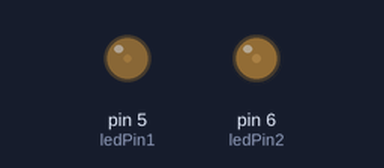
A sketch run on a simulated Arduino Uno, built with avr-gcc and run on an emulated ATmega328P. Parts: output pins drawn as LEDs (lit = HIGH).

Above: at 0.15 s.
At 9.77 s:
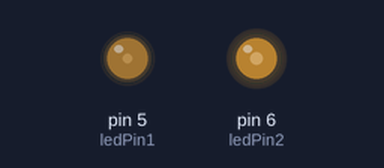
At 19.69 s:
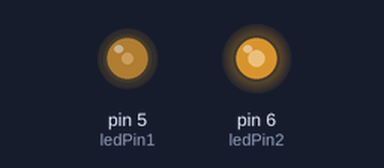
At 39.57 s:
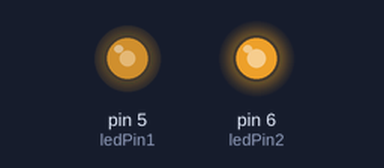
Timing chart, 0 to 40.0 s (numbered marks = the images above):
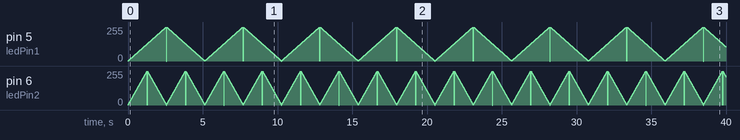

The sketch:

Analog_LED_Fading.ino
```cpp
const int ledPin1 = 5;
const int ledPin2 = 6;

int brightness1 = 0;
int brightness2 = 0;

int fadeOff1 = 0;
int fadeOff2 = 0;

void setup()
{
    pinMode(ledPin1, OUTPUT);
    pinMode(ledPin2, OUTPUT);
}

void loop()
{
    analogWrite(ledPin1, brightness1);
    analogWrite(ledPin2, brightness2);
    if (brightness1 > 255)
    {
        fadeOff1 = 1;
    }
    else if (!brightness1)
    {
        fadeOff1 = 0;
    }
    if (brightness2 > 255)
    {
        fadeOff2 = 1;
    }
    else if (!brightness2)
    {
        fadeOff2 = 0;
    }
    (!fadeOff1) ? brightness1++ : brightness1--;
    (!fadeOff2) ? brightness2 += 2 : brightness2 -= 2;
    delay(10);
}
```

Measured:
- by itself, pin 6 (ledPin2): moves between 0/255 and 254/255, repeating every 2.6 s
